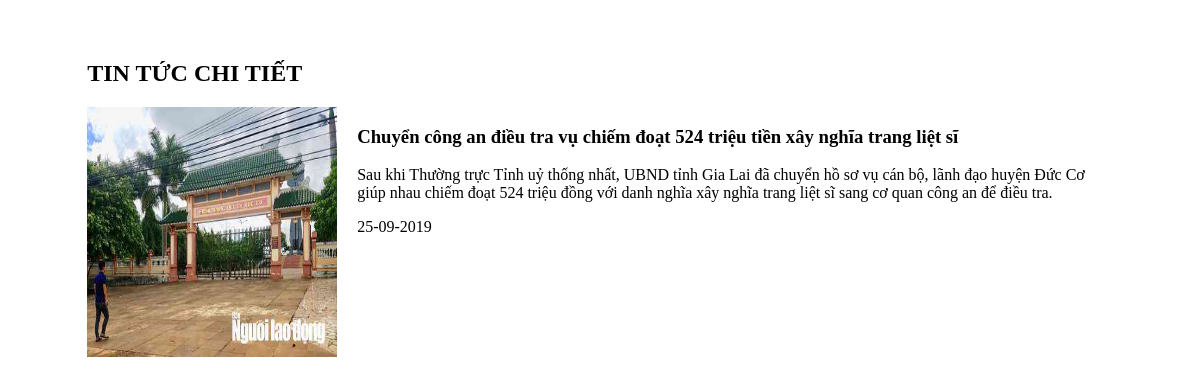
/?id=3, run on the app's committed database.
### tables this page shows
CREATE TABLE `news` (
  `id` int(11) NOT NULL,
  `title` text NOT NULL,
  `description` text DEFAULT NULL,
  `image` varchar(255) NOT NULL,
  `created_at` timestamp NULL DEFAULT NULL
);

### Model/dbConnect.php (called while the page is built, shortened)
<?php
class Connect
{
    public function dbConnect()
    {
        $servername = "localhost";
        $username = "root";
        $password = "";
        $dbname = "exercise2";
        $conn = new mysqli($servername, $username, $password, $dbname);
        mysqli_set_charset($conn,"utf8");
        return $conn;
    }
}
?>

### Model/News.php (called while the page is built, shortened)
<?php
require('dbConnect.php');
class News extends Connect
{
	protected $conn;
	public function __construct() {
		$this->conn = $this->dbConnect();
	}
	public function getNewsDetail($id)
	{
		$sql = "SELECT * FROM news where id = " . $id;
		$data = $this->conn->query($sql);
		$detail = $data->fetch_assoc();
		return $detail;
	}
}
?>

### View/show.php (the view)
<div class="news-block">
	<h2><strong>Tin tức chi tiết</strong></h2>
	<div class="news-item">
		<?php
			if (isset($detail)) {
				echo "<img src='public/images/" . $detail["image"] . "' alt='News image'>";
				echo "<div class='news-detail'>";
				echo "<h3>" . $detail['title'] . "</h3>";
				echo "<p>" . $detail['description'] . "</p>";
				echo "<p>" . date("d-m-Y", strtotime($detail['created_at'])) . "</p>";
				echo "</div>";
			} else {
				echo "Không tìm thấy thông tin!";
			}
		?>
	</div>
</div>

### public/css/style.css (style rules this page uses)
.news-block { padding: 20px; }
.news-block h2 { text-transform: uppercase; }
.news-item { display: flex; }
.news-item img { width: 250px; height: 250px; }
.news-detail { padding: 0 20px; display: inline; }

### data on the page
news: image (picture), title "Chuyển công an điều tra vụ chiếm đoạt 524 triệu tiền xây nghĩa trang liệt sĩ", description "Sau khi Thường trực Tỉnh uỷ thống nhất, UBND tỉnh Gia Lai đã chuyển hồ sơ vụ cán bộ, lãnh đạo huyện Đức Cơ giúp nhau chiếm đoạt 524 triệu đồng với danh nghĩa xây nghĩa trang liệt sĩ sang cơ quan công an để điều tra.", created_at "25-09-2019"
